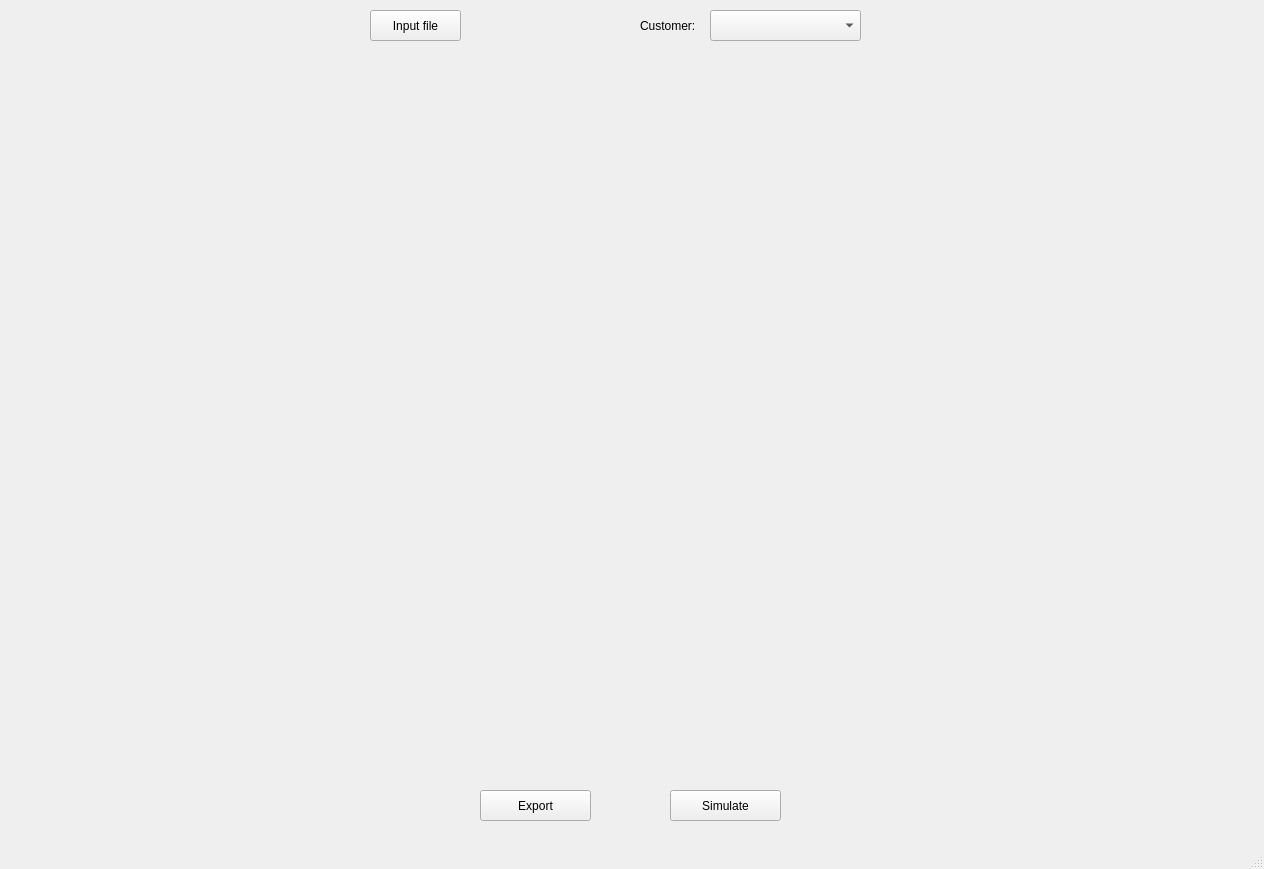
<?xml version="1.0" encoding="UTF-8"?>
<ui version="4.0">
 <class>MainWindow</class>
 <widget class="QMainWindow" name="MainWindow">
  <property name="geometry">
   <rect>
    <x>0</x>
    <y>0</y>
    <width>1264</width>
    <height>869</height>
   </rect>
  </property>
  <property name="windowTitle">
   <string>MainWindow</string>
  </property>
  <widget class="QWidget" name="centralwidget">
   <widget class="QWidget" name="verticalLayoutWidget">
    <property name="geometry">
     <rect>
      <x>10</x>
      <y>60</y>
      <width>1241</width>
      <height>721</height>
     </rect>
    </property>
    <layout class="QVBoxLayout" name="verticalLayout"/>
   </widget>
   <widget class="QPushButton" name="Btn_Simulate">
    <property name="geometry">
     <rect>
      <x>670</x>
      <y>790</y>
      <width>111</width>
      <height>31</height>
     </rect>
    </property>
    <property name="text">
     <string>Simulate</string>
    </property>
   </widget>
   <widget class="QPushButton" name="Btn_Export">
    <property name="geometry">
     <rect>
      <x>480</x>
      <y>790</y>
      <width>111</width>
      <height>31</height>
     </rect>
    </property>
    <property name="text">
     <string>Export</string>
    </property>
   </widget>
   <widget class="QLabel" name="label">
    <property name="geometry">
     <rect>
      <x>640</x>
      <y>10</y>
      <width>71</width>
      <height>31</height>
     </rect>
    </property>
    <property name="text">
     <string>Customer:</string>
    </property>
   </widget>
   <widget class="QComboBox" name="cBox_Customer">
    <property name="geometry">
     <rect>
      <x>710</x>
      <y>10</y>
      <width>151</width>
      <height>31</height>
     </rect>
    </property>
   </widget>
   <widget class="QPushButton" name="Btn_Input">
    <property name="geometry">
     <rect>
      <x>370</x>
      <y>10</y>
      <width>91</width>
      <height>31</height>
     </rect>
    </property>
    <property name="text">
     <string>Input file</string>
    </property>
   </widget>
   <widget class="QLabel" name="label_noti">
    <property name="geometry">
     <rect>
      <x>350</x>
      <y>40</y>
      <width>131</width>
      <height>21</height>
     </rect>
    </property>
    <property name="text">
     <string>&lt;html&gt;&lt;head/&gt;&lt;body&gt;&lt;p align=&quot;center&quot;&gt;&lt;span style=&quot; color:#ff0000;&quot;&gt;&lt;br/&gt;&lt;/span&gt;&lt;/p&gt;&lt;/body&gt;&lt;/html&gt;</string>
    </property>
   </widget>
  </widget>
  <widget class="QStatusBar" name="statusbar"/>
 </widget>
 <resources/>
 <connections/>
</ui>
